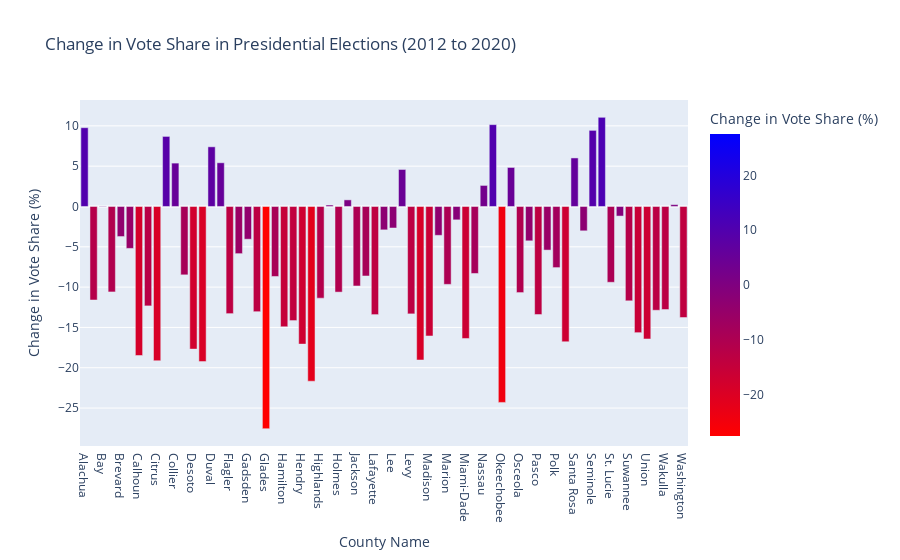

Notebook code cell kept with this figure:
### Code cell
# Graph this data for all counties
vote_share_by_year_county["2012_to_2020_diff"] = vote_share_by_year_county["2012_to_2020_diff"].astype(float)
 
fig_bar = px.bar(vote_share_by_year_county, 
                             x=vote_share_by_year_county.index, 
                             y='2012_to_2020_diff', 
                             title='Change in Vote Share in Presidential Elections (2012 to 2020)',
                             color='2012_to_2020_diff',
                             color_continuous_scale=px.colors.sequential.Bluered_r,
                             color_continuous_midpoint=0,
                             labels={'2012_to_2020_diff' : 'Change in Vote Share (%)', 'county_name' : 'County Name'})


fig_bar.show()

### Figure 1 — Plotly figure (JSON) as saved in the notebook; plotly's stock layout.template omitted (floating-point values rounded to 4 significant figures)
{"data": [{"alignmentgroup": "True", "hovertemplate": "County Name=%{x}<br>Change in Vote Share (%)=%{marker.color}<extra></extra>", "legendgroup": "", "marker": {"color": [9.77, -11.6, 0.05, -10.6, -3.73, -5.2, -18.48, -12.33, -19.13, 8.69, 5.38, -8.48, -17.69, -19.24, 7.4, 5.42, -13.29, -5.85, -4.06, -13.05, -27.56, -8.68, -14.92, -14.15, -17.07, -21.67, -11.37, 0.18, -10.62, 0.82, -9.86, -8.62, -13.41, -2.9, -2.67, 4.59, -13.32, -19.04, -16.06, -3.58, -9.66, -1.66, -16.37, -8.31, 2.61, 10.15, -24.3, 4.84, -10.68, -4.26, -13.4, -5.41, -7.58, -16.78, 6.02, -3.02, 9.44, 11.06, -9.4, -1.19, -11.7, -15.65, -16.43, -12.87, -12.78, 0.23, -13.78], "coloraxis": "coloraxis", "pattern": {"shape": ""}}, "name": "", "offsetgroup": "", "orientation": "v", "showlegend": false, "textposition": "auto", "type": "bar", "x": ["Alachua", "Baker", "Bay", "Bradford", "Brevard", "Broward", "Calhoun", "Charlotte", "Citrus", "Clay", "Collier", "Columbia", "Desoto", "Dixie", "Duval", "Escambia", "Flagler", "Franklin", "Gadsden", "Gilchrist", "Glades", "Gulf", "Hamilton", "Hardee", "Hendry", "Hernando", "Highlands", "Hillsborough", "Holmes", "Indian River", "Jackson", "Jefferson", "Lafayette", "Lake", "Lee", "Leon", "Levy", "Liberty", "Madison", "Manatee", "Marion", "Martin", "Miami-Dade", "Monroe", "Nassau", "Okaloosa", "Okeechobee", "Orange", "Osceola", "Palm Beach", "Pasco", "Pinellas", "Polk", "Putnam", "Santa Rosa", "Sarasota", "Seminole", "St. Johns", "St. Lucie", "Sumter", "Suwannee", "Taylor", "Union", "Volusia", "Wakulla", "Walton", "Washington"], "xaxis": "x", "y": [9.77, -11.6, 0.05, -10.6, -3.73, -5.2, -18.48, -12.33, -19.13, 8.69, 5.38, -8.48, -17.69, -19.24, 7.4, 5.42, -13.29, -5.85, -4.06, -13.05, -27.56, -8.68, -14.92, -14.15, -17.07, -21.67, -11.37, 0.18, -10.62, 0.82, -9.86, -8.62, -13.41, -2.9, -2.67, 4.59, -13.32, -19.04, -16.06, -3.58, -9.66, -1.66, -16.37, -8.31, 2.61, 10.15, -24.3, 4.84, -10.68, -4.26, -13.4, -5.41, -7.58, -16.78, 6.02, -3.02, 9.44, 11.06, -9.4, -1.19, -11.7, -15.65, -16.43, -12.87, -12.78, 0.23, -13.78], "yaxis": "y"}], "layout": {"barmode": "relative", "coloraxis": {"cmid": 0, "colorbar": {"title": {"text": "Change in Vote Share (%)"}}, "colorscale": [[0, "rgb(255,0,0)"], [1, "rgb(0,0,255)"]]}, "legend": {"tracegroupgap": 0}, "title": {"text": "Change in Vote Share in Presidential Elections (2012 to 2020)"}, "xaxis": {"anchor": "y", "domain": [0, 1], "title": {"text": "County Name"}}, "yaxis": {"anchor": "x", "domain": [0, 1], "title": {"text": "Change in Vote Share (%)"}}}}
